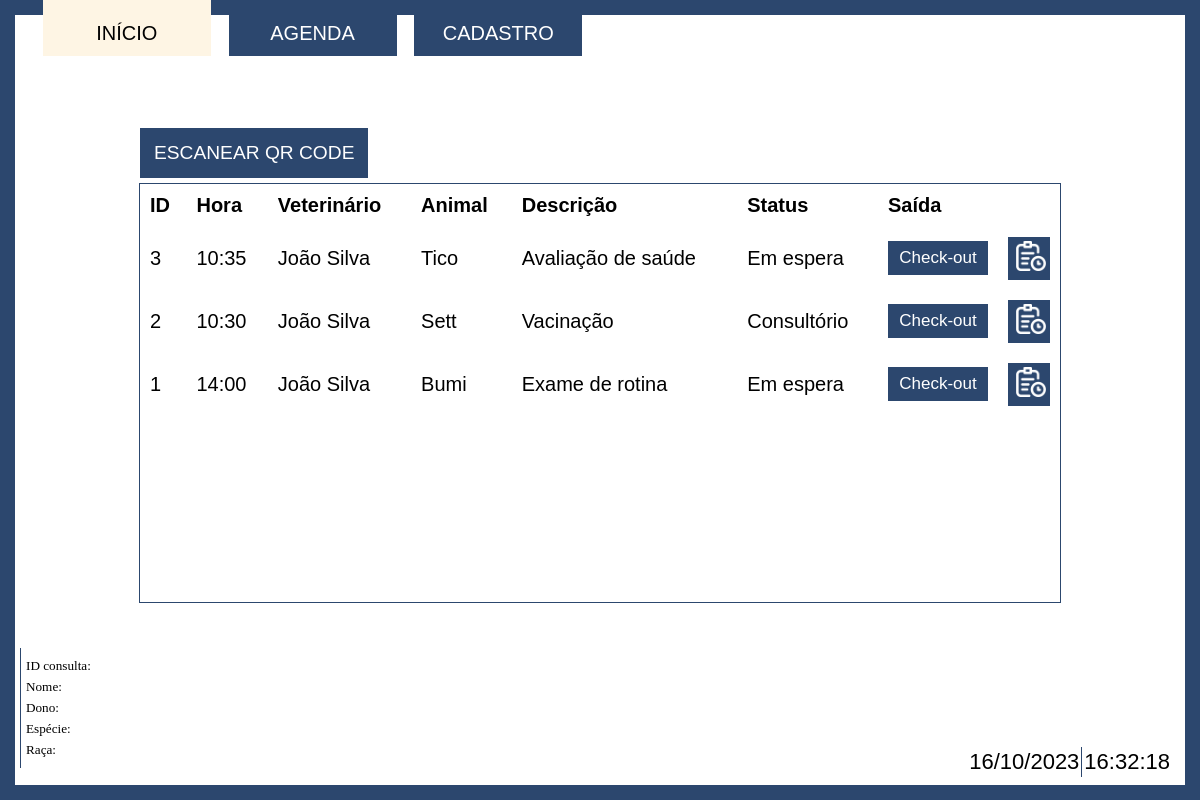
Screenshot of /Index/Inicio.php with the database file from the repository.
### tables this page shows
create table Animais
(
	idAnimal int auto_increment primary key,
	nome varchar(100) not null,
	especie varchar(50) not null,
	raca varchar(50) not null,
	datanascto date,
	idCliente int not null,
	foreign key (idCliente) references Clientes(idCliente) on delete cascade
);

create table Agenda
(
	idConsulta int auto_increment primary key,
	dataConsulta date not null,
	horaConsulta varchar(5) not null, 
	veterinario int,
	descricao text,
	idAnimal int not null,
    idStatus int,
    foreign key (idStatus) references statusConsulta(idStatus),
	foreign key (idAnimal) references Animais(idAnimal) on delete cascade
);

create table Usuarios
(
	idUsuario int auto_increment primary key not null,
	nome varchar (150) not null,
	email varchar (150) not null,
	contato varchar(20) not null,
    enderecoE varchar (2) not null,
    enderecoC varchar (50) not null,
    enderecoB varchar (50) not null,
    enderecoRN varchar (100) not null,
	idCargo int not null,
	foreign key (idCargo) references Funcoes(idCargo)
);

create table statusConsulta
(
	idStatus int primary key not null,
    statusConsulta varchar(50)
);

### Index/Inicio.php (the view, shortened to what this page needs)
<!DOCTYPE html>
<html lang="en">
    <head>
        <link rel="stylesheet" href="../Css/Inicio.css">
    </head>
    <body>
        <div class="page">
            <div class="bar">
                <div class="button selected"><a href="./Inicio.php">INÍCIO</a></div>
                <div class="button"><a href="./Agenda.php">AGENDA</a></div>
                <div class="button"><a href="./cadastro.php">CADASTRO</a></div>
            </div>
            <div class="container">
                <div class="tablebar">
                <div class="options-container">
                            <div class= "btnOptionsDiv tablebar-button">
                                <div class="buttonOptions"><a href="">ESCANEAR QR CODE</a></div>
                            </div>
                        </div>
                </div>
                <div class="table-container">
                    <table>
                        <thead>
                            <tr>
                                <th scope="col">ID</th>
                                <th scope="col">Hora</th>
                                <th scope="col">Veterinário</th>
                                <th scope="col">Animal</th>
                                <th scope="col">Descrição</th>
                                <th scope="col">Status</th>
                                <th scope="col">Saída</th>
                                <th scope="col"></th>
                            </tr>
                        </thead>
                        <tbody>
                            <?php
                                include '../php/conectaBD.php';
                                $queryAgenda = "SELECT Agenda.*, Usuarios.nome, Animais.nome, statusConsulta.statusConsulta, Animais.idCliente
                                                FROM Animais
                                                INNER JOIN Agenda ON Animais.idAnimal = Agenda.idAnimal
                                                INNER JOIN Usuarios ON Agenda.veterinario = Usuarios.idUsuario
                                                INNER JOIN statusConsulta ON Agenda.idStatus = statusConsulta.idStatus
                                                GROUP BY Agenda.dataConsulta, Agenda.horaConsulta;";
                                $resultAgenda = mysqli_query($conexao, $queryAgenda);
                                if ($resultAgenda->num_rows>0):
                                    while($arrayAgenda = mysqli_fetch_row($resultAgenda) ):
                            ?>
                            <tr class="table-rows" id="<?php echo $arrayAgenda[0];?>" onmouseenter="mostrarInfo(this.id)">
                                <td><?php echo $arrayAgenda[0];?></td>
                                <td><?php echo $arrayAgenda[2];?></td>
                                <td><?php echo $arrayAgenda[7];?></td>
                                <td><?php echo $arrayAgenda[8];?></td>
                                <td><?php echo $arrayAgenda[4];?></td>
                                <td><?php echo $arrayAgenda[9];?></td>
                                <td class="more-list-container">
                                    <div class="list-box">
                                        <button class="more-btn checkout" onclick="abrirModalCO(<?php echo $arrayAgenda[5]; ?>)">Check-out</button>
                                    </div>
                                </td>
                                <td class="more-list-container">
                                    <div class="list-box">
                                        <button class="more-btn registros" onclick="abrirModal(<?php echo $arrayAgenda[5]; ?>)"><img src="../img/registros.png" alt=""></button>
                                    </div>
                                </td>
                            </tr>
                            <?php
                                endwhile;
                                else:
                            ?>
                            <div class="center">
                                <span> Nenhuma entrada cadastrada.</span>
                            </div>
                            <?php
                                endif;
                            ?>
                        </tbody>
                    </table>
                </div>
                <div class="container-info">
                    <div class="flex">
                        <div class="label-flex">
                            <span>ID consulta: </span>
                        </div>
                        <div class="label-flex">
                        </div>
                    </div>
                    <div class="flex">
                        <div class="label-flex">
                            <span>Nome: </span>
                        </div>
                        <div class="label-flex">
                        </div>
                    </div>
                    <div class="flex">
                        <div class="label-flex">
                            <span>Dono: </span>
                        </div>
                        <div class="label-flex">
                        </div>
                    </div>
                    <div class="flex">
                        <div class="label-flex">
                            <span>Espécie: </span>
                        </div>
                        <div class="label-flex">
                        </div>
                    </div>
                    <div class="flex">
                        <div class="label-flex">
                            <span>Raça: </span>
                        </div>
                        <div class="label-flex">
                        </div>
                    </div>
                </div>
                <div class="data">
                    <div class="dia" id="data-atual"></div>
                    <div class="hora" id="hora-atual"></div>
                </div>
            </div>
        </div>
    </body>
</html>

### Css/Inicio.css (style rules this page uses)
html, body { width: 100%; height: 100%; margin: 0; }
body { display: flex; justify-content: center; align-items: center; flex-direction: column; }
.page { height: 100%; width: 100%; padding: 25px; padding-top: 0; box-sizing: border-box; display: flex; flex-direction: column; }
.container { width: 100%; height: 90%; background-color: #fff; display: flex; box-sizing: border-box; flex-direction: column; align-items: center; }
.bar { height: 10%; width: 50%; display: flex; justify-content: space-evenly; }
.button > a { height: 7vh; width: 14vw; padding-top: 10px; box-sizing: border-box; background-color: #2c476e; display: flex; justify-content: center; align-items: center; text-decoration: none; font-size: 2.5vh; color: #ffffff; font-family: 'Franklin Gothic Medium', 'Arial Narrow', Arial, sans-serif; position: relative; overflow: hidden; z-index: 1; }
.button > a::before { content: ''; position: absolute; top: 0; left: 0; width: 100%; height: 0; background-color: #fef5e4; transition: height 0.5s; z-index: -1; }
.selected>a { background-color: #fef5e4; color: #000000; }
.tablebar { width: 80%; display: flex; margin-bottom: 5px; margin-top: 50px; }
.btnOptionsDiv { height: 100%; display: flex; justify-content: center; align-items: center; }
.buttonOptions > a { box-sizing: border-box; background-color: #2c476e; display: flex; justify-content: center; align-items: center; text-decoration: none; font-size: 2.4vh; color: #ffffff; font-family: 'Franklin Gothic Medium', 'Arial Narrow', Arial, sans-serif; position: relative; z-index: 2; padding: 14px; }
.table-container { border: 1px solid #2c476e; width: 80%; height:60%; overflow-y: auto; }
table { text-align: left; width: 100%; font-family:Arial, Helvetica, sans-serif; font-size: 2.5vh; border-collapse:collapse; }
table .table-rows { height: 55px; }
td { padding: 10px; }
th { padding: 10px; }
.more-btn { font-size: 85%; background-color: #2c476e; padding: 7px; color: #ffffff; font-family:'Franklin Gothic Medium', 'Arial Narrow', Arial, sans-serif; text-decoration: none; cursor: pointer; border: none; }
.more-list-container { width: 10px; }
.checkout { width: 100px; }
.container-info { position: absolute; padding: 5px; box-sizing: border-box; display: flex; flex-direction: column; gap: 5px; background-color: #ffffff; border-left: 1px solid #2c476e; z-index: 2; width: 50%; height: 15%; left: 20px; bottom: 4%; border-bottom: none; font-size: 1.1vw; justify-content: center; }
.flex { display: flex; width: 100%; }
.label-flex { display: flex; width: 18%; justify-content: start; }
.data { padding: 3px; box-sizing: border-box; position: fixed; bottom: 20px; right:25px; color: black; font-family:'Franklin Gothic Medium', 'Arial Narrow', Arial, sans-serif; font-size: 22px; display: flex; justify-content: center; align-items: center; }
.hora { padding: 2px; }
.dia { padding: 2px; border-right: 1px solid #2c476e; }
img { width: 30px; image-rendering:crisp-edges; }
.registros { padding: 4px; padding-left: 8px; }

### rows the page displays
animais: agenda.idConsulta "3", agenda.horaConsulta "10:35", usuarios.nome "João Silva", nome "Tico", agenda.descricao "Avaliação de saúde", statusconsulta.statusConsulta "Em espera"
animais: agenda.idConsulta "2", agenda.horaConsulta "10:30", usuarios.nome "João Silva", nome "Sett", agenda.descricao "Vacinação", statusconsulta.statusConsulta "Consultório"
animais: agenda.idConsulta "1", agenda.horaConsulta "14:00", usuarios.nome "João Silva", nome "Bumi", agenda.descricao "Exame de rotina", statusconsulta.statusConsulta "Em espera"
